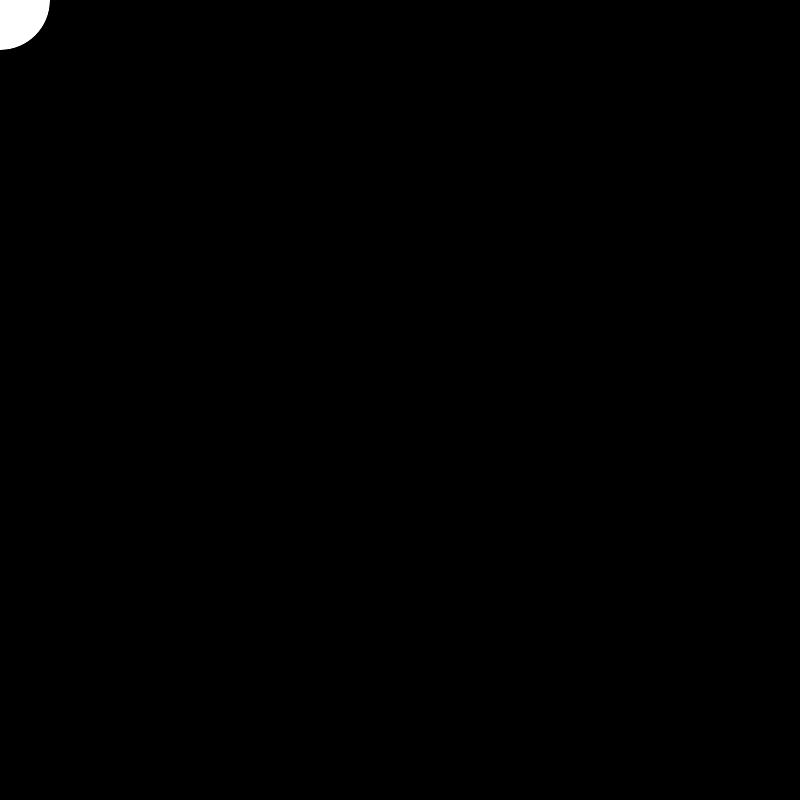
Frame 1 (no input)
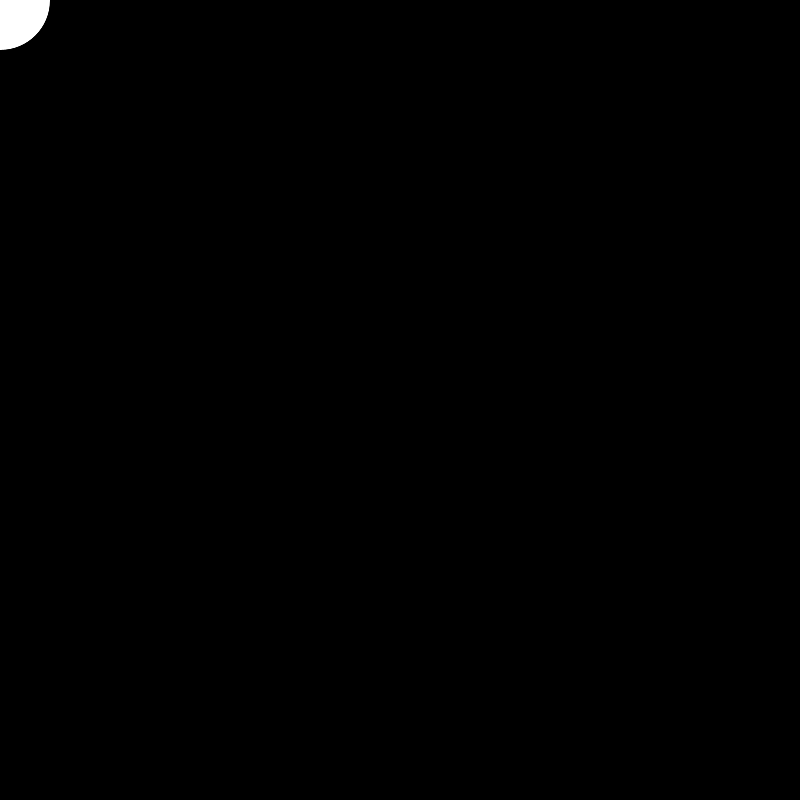
Frame 60 (the mouse pressed at the canvas centre just before this capture)
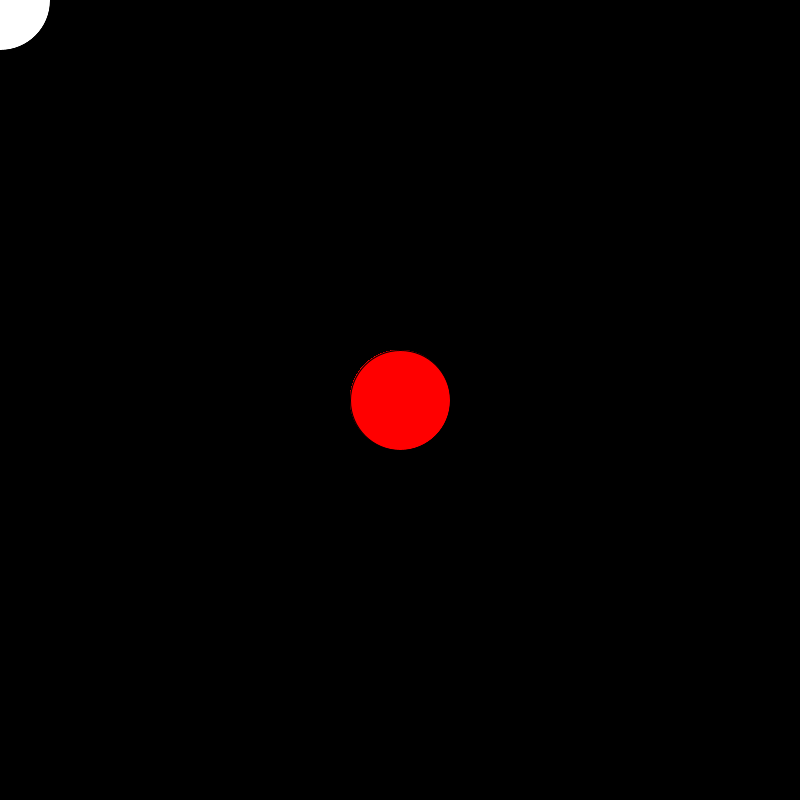
Frame 120 (the mouse held since frame 60 and released just before this capture)

The Processing sketch that drew these frames (run headless with seeded random() and noise(); from frame 60 on, the mouse is pressed at the canvas centre):

// Processing sketch: Logical_Dot
// ── Logical_Dot.pde
void setup(){
size(800,800);
background(0,0,0);  
}
void draw(){
  if(mousePressed){
    fill(255,0,0);
    ellipse(mouseX,mouseY,100,100);
  }
ellipse(mouseX,mouseY,100,100);
  
}
